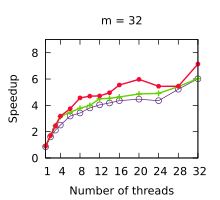

The script that saved this image:
set title "m = 32"
set terminal pdf size 2.2,2.0
set output "./results/LUD_n___512,_m___32.pdf"
set key off
set xrange [1:32]
set xtics (1, 4, 8, 12, 16, 20, 24, 28, 32)
set xlabel "Number of threads"
set yrange [0:9]
set ytics (0, 2, 4, 6, 8)
set ylabel "Speedup"
plot './results/LUD_n___512,_m___32.dat' using 1:2 title "Work stealing" pointsize 0.7 lw 1 pt 6 linecolor rgb "#5B2182" with linespoints, \
  './results/LUD_n___512,_m___32.dat' using 1:3 title "Multi-atomics 64" pointsize 0.7 lw 2 pt 1 linecolor rgb "#64D000" with linespoints, \
  './results/LUD_n___512,_m___32.dat' using 1:4 title "WorkAssisting" pointsize 0.4 lw 2 pt 7 linecolor rgb "#F40A35" with linespoints
